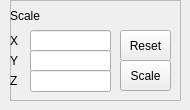
           <widget class="QWidget" name="page_4">
            <widget class="QFrame" name="frame_9">
             <property name="geometry">
              <rect>
               <x>10</x>
               <y>0</y>
               <width>171</width>
               <height>101</height>
              </rect>
             </property>
             <property name="frameShape">
              <enum>QFrame::StyledPanel</enum>
             </property>
             <property name="frameShadow">
              <enum>QFrame::Raised</enum>
             </property>
             <widget class="QLabel" name="label_17">
              <property name="geometry">
               <rect>
                <x>0</x>
                <y>0</y>
                <width>101</width>
                <height>31</height>
               </rect>
              </property>
              <property name="text">
               <string>Scale</string>
              </property>
             </widget>
             <widget class="QLabel" name="label_18">
              <property name="geometry">
               <rect>
                <x>0</x>
                <y>30</y>
                <width>31</width>
                <height>21</height>
               </rect>
              </property>
              <property name="text">
               <string>X</string>
              </property>
             </widget>
             <widget class="QLabel" name="label_19">
              <property name="geometry">
               <rect>
                <x>0</x>
                <y>50</y>
                <width>31</width>
                <height>21</height>
               </rect>
              </property>
              <property name="text">
               <string>Y</string>
              </property>
             </widget>
             <widget class="QLabel" name="label_20">
              <property name="geometry">
               <rect>
                <x>0</x>
                <y>70</y>
                <width>31</width>
                <height>21</height>
               </rect>
              </property>
              <property name="text">
               <string>Z</string>
              </property>
             </widget>
             <widget class="QLineEdit" name="lineEdit_scalex">
              <property name="geometry">
               <rect>
                <x>20</x>
                <y>30</y>
                <width>81</width>
                <height>22</height>
               </rect>
              </property>
             </widget>
             <widget class="QLineEdit" name="lineEdit_scaley">
              <property name="geometry">
               <rect>
                <x>20</x>
                <y>50</y>
                <width>81</width>
                <height>22</height>
               </rect>
              </property>
             </widget>
             <widget class="QLineEdit" name="lineEdit_scalez">
              <property name="geometry">
               <rect>
                <x>20</x>
                <y>70</y>
                <width>81</width>
                <height>22</height>
               </rect>
              </property>
             </widget>
             <widget class="QToolButton" name="toolButton_28">
              <property name="geometry">
               <rect>
                <x>110</x>
                <y>60</y>
                <width>51</width>
                <height>31</height>
               </rect>
              </property>
              <property name="text">
               <string>Scale</string>
              </property>
             </widget>
             <widget class="QToolButton" name="toolButton_29">
              <property name="geometry">
               <rect>
                <x>110</x>
                <y>30</y>
                <width>51</width>
                <height>31</height>
               </rect>
              </property>
              <property name="text">
               <string>Reset</string>
              </property>
             </widget>
            </widget>
           </widget>
